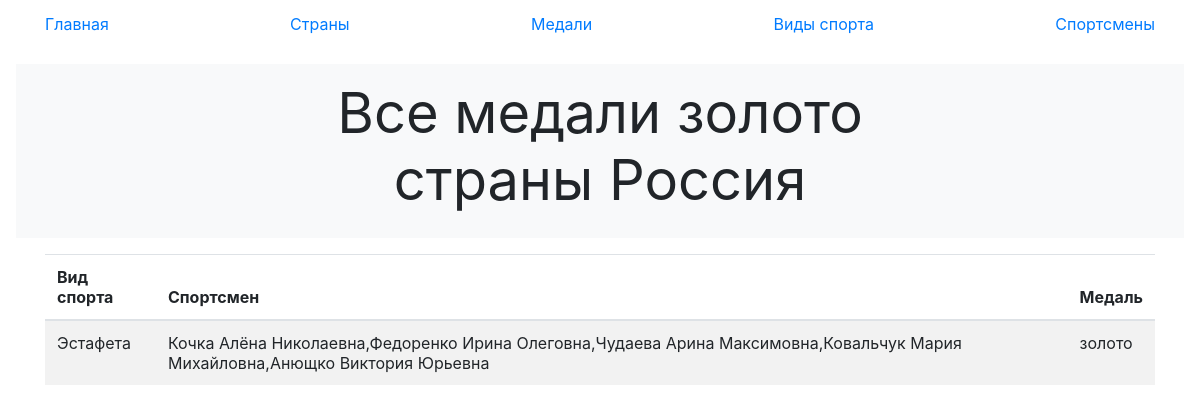
The page /XXXmedals.php?id=Россия&status=1 on the database its author committed.
### tables this page shows
CREATE TABLE `colors` (
  `IDcolor` int(11) NOT NULL,
  `color` text NOT NULL
);

### pages/XXXmedal.php (the view, shortened to what this page needs)
<?php
  if (($_GET['status'] != '0') OR ($_GET['status'] == '2') OR ($_GET['status'] == '3')) {
    $result = mysqli_query($connection, "SELECT sports.sport , GROUP_CONCAT(athletes.FIO), colors.color
      FROM athletes INNER JOIN medals ON medals.IDathlete=athletes.IDathlete
      JOIN colors ON colors.IDcolor=medals.IDcolor
      JOIN countries ON countries.IDcountry=medals.IDcountry
      JOIN sports ON sports.IDsport=medals.IDsport WHERE colors.IDcolor={$_GET['status']} AND countries.country='{$_GET['id']}'
      GROUP BY medals.medals;");
    $medal = mysqli_fetch_row(mysqli_query($connection, "SELECT color FROM colors WHERE IDcolor= {$_GET['status']}"));
  }
?>
<div id="center__block" class="position-relative overflow-hidden p-3 p-md-3 m-md-3 text-center bg-light">
    <div class="col-md-7 p-lg-7 mx-auto my-7">
        <h2 class="display-4 font-weight-normal"> Все медали <?= $medal[0];?> страны <?= $_GET['id'];?> </h2>
    </div>
</div>
<div class="container marketing" >
  <table class="table table-striped">
    <thead>
      <tr>
        <th scope="col">Вид спорта</th>
        <th scope="col">Спортсмен</th>
        <th scope="col">Медаль</th>
      </tr>
    </thead>
      <?php
        while ($row = mysqli_fetch_row($result)){
          echo " <tr>
          <td> $row[0] </td>
          <td> $row[1] </td>
          <td> $row[2] </td>
          </tr>";
        }
      ?>
  </table>
</div>

### rows shown on the page
colors: color "золото", row "Эстафета", row "Кочка Алёна Николаевна,Федоренко Ирина Олеговна,Чудаева Арина Максимовна,Ковальчук Мария Михайловна,Анющко Виктория Юрьевна"

### other values the page prints
$name "Главная"
$name "Страны"
$name "Медали"
$name "Виды спорта"
$name "Спортсмены"
$_GET['id'] "Россия"
